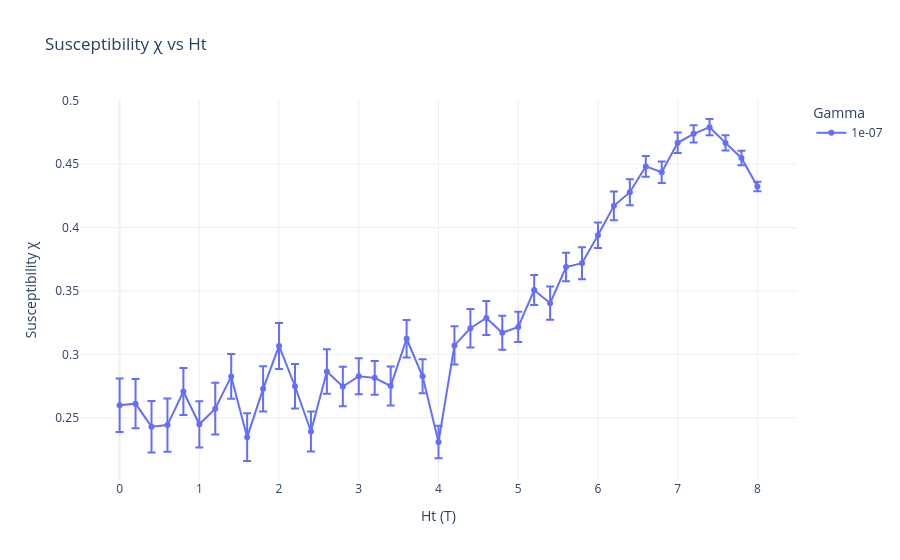

The notebook cell saved with this chart:
### Code cell
#Relaxed Ht = 4T
import pandas as pd
import glob
import numpy as np
import plotly.express as px
path = '/Users/jiakai/Desktop/SURF/code/_spirit/'
# n_cycles = 240


# Pattern to match all relevant CSV files
file_pattern = path + f"Susceptibility_v3_multi_gammas_{dim}_*_per_gamma_20_anisotropy_1.5_relax_step_200_gammas_-5_relax_4.0_gamma_{gamma}_relaxed_*.csv"

# List all matching files
csv_files = glob.glob(file_pattern)

# Print how many files were found
print(f"Found {len(csv_files)} files.")
repeats = len(csv_files)
for f in csv_files:
    print(f)

# Read and concatenate all files
df_all_relaxed = pd.concat([pd.read_csv(f) for f in csv_files], ignore_index=True)

# Average over cycles, std divided by sqrt(n_cycles)
df_avg_relaxed = (
    df_all_relaxed.groupby(["gamma", "Ht"], as_index=False)
    .agg(
        chi_mean=("chi", "mean"),
        chi_std=("chi", lambda x: x.std(ddof=1) / np.sqrt(len(x)))
    )
)

# Plot
fig_relaxed = px.line(
    df_avg_relaxed,
    x="Ht",
    y="chi_mean",
    error_y="chi_std",
    color="gamma",  # Different color per gamma
    markers=True,
    labels={
        "Ht": "Ht (T)",
        "chi_mean": "Susceptibility χ",
        "gamma": "Gamma",
    },
    title="Susceptibility χ vs Ht",
    template="plotly_white"
)


fig_relaxed.show()

### Figure 1 — Plotly figure (JSON) as saved in the notebook; plotly's stock layout.template omitted (floating-point values rounded to 4 significant figures)
{"data": [{"error_y": {"array": [0.02111, 0.01939, 0.02034, 0.02109, 0.01859, 0.0182, 0.02037, 0.01764, 0.01882, 0.01782, 0.0182, 0.01758, 0.01574, 0.01759, 0.01548, 0.01414, 0.01335, 0.01544, 0.01479, 0.01346, 0.01279, 0.01503, 0.01523, 0.01343, 0.0134, 0.01198, 0.01176, 0.01312, 0.0113, 0.0126, 0.01004, 0.01136, 0.01026, 0.008117, 0.008438, 0.008152, 0.006861, 0.006455, 0.006035, 0.005768, 0.003706]}, "hovertemplate": "Gamma=1e-07<br>Ht (T)=%{x}<br>Susceptibility χ=%{y}<extra></extra>", "legendgroup": "1e-07", "line": {"color": "#636efa", "dash": "solid"}, "marker": {"symbol": "circle"}, "mode": "lines+markers", "name": "1e-07", "orientation": "v", "showlegend": true, "x": [-0.0, 0.2, 0.4, 0.6, 0.8, 1.0, 1.2, 1.4, 1.6, 1.8, 2.0, 2.2, 2.4, 2.6, 2.8, 3.0, 3.2, 3.4, 3.6, 3.8, 4.0, 4.2, 4.4, 4.6, 4.8, 5.0, 5.2, 5.4, 5.6, 5.8, 6.0, 6.2, 6.4, 6.6, 6.8, 7.0, 7.2, 7.4, 7.6, 7.8, 8.0], "xaxis": "x", "y": [0.2598, 0.2611, 0.243, 0.2442, 0.2707, 0.2449, 0.2572, 0.2827, 0.2347, 0.2728, 0.3067, 0.2749, 0.2392, 0.2865, 0.2747, 0.2828, 0.2815, 0.2751, 0.3124, 0.2828, 0.2309, 0.3071, 0.3206, 0.3287, 0.3171, 0.3217, 0.3508, 0.3404, 0.3689, 0.372, 0.3939, 0.4172, 0.4279, 0.4483, 0.4436, 0.467, 0.474, 0.4792, 0.4668, 0.455, 0.4324], "yaxis": "y", "type": "scatter"}], "layout": {"xaxis": {"anchor": "y", "domain": [0.0, 1.0], "title": {"text": "Ht (T)"}}, "yaxis": {"anchor": "x", "domain": [0.0, 1.0], "title": {"text": "Susceptibility χ"}}, "legend": {"title": {"text": "Gamma"}, "tracegroupgap": 0}, "title": {"text": "Susceptibility χ vs Ht"}}}
